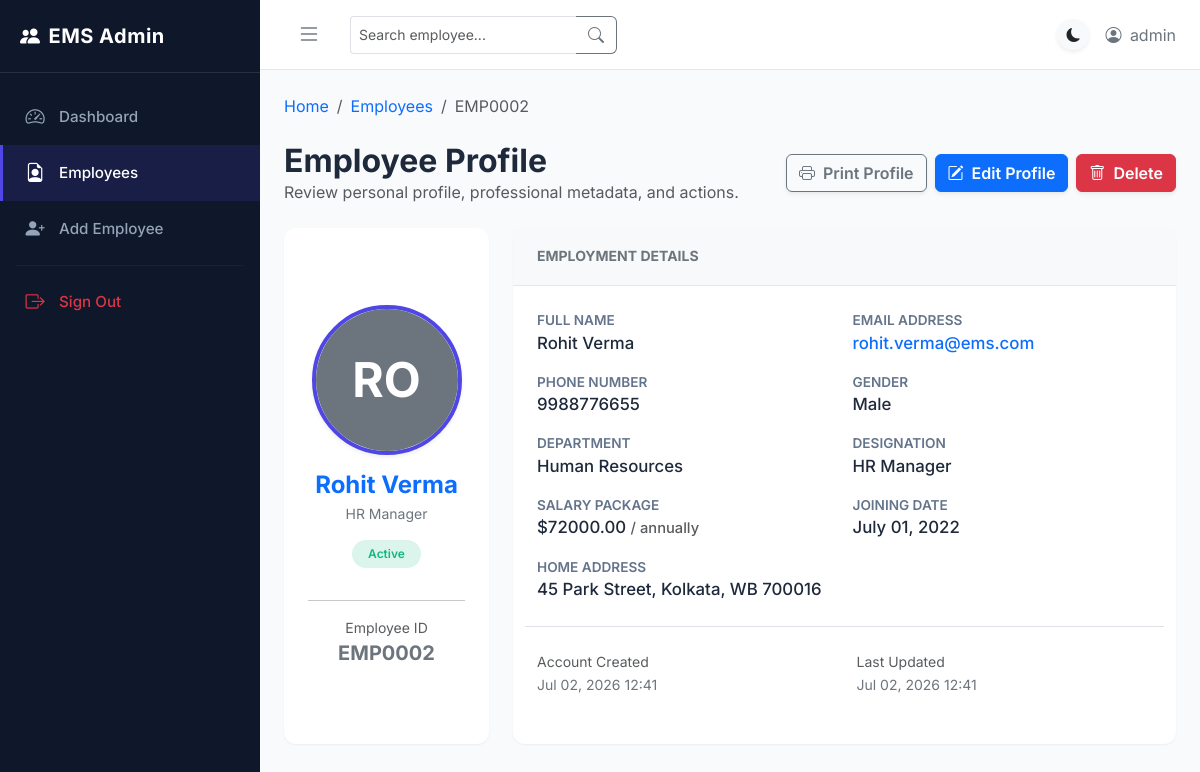
Page /employees/EMP0002/ (signed in) on the committed database.
### employee/models.py (models this page shows, shortened)
class Employee(models.Model):
    DEPARTMENT_CHOICES = [
        ('HR', 'Human Resources'),
        ('IT', 'Information Technology'),
        ('Finance', 'Finance'),
        ('Marketing', 'Marketing'),
        ('Sales', 'Sales'),
        ('Operations', 'Operations'),
    ]
    GENDER_CHOICES = [
        ('Male', 'Male'),
        ('Female', 'Female'),
        ('Other', 'Other'),
    ]
    STATUS_CHOICES = [
        ('Active', 'Active'),
        ('Inactive', 'Inactive'),
    ]
    id = models.CharField(max_length=20, primary_key=True, editable=False)
    name = models.CharField(max_length=100)
    email = models.EmailField(unique=True)
    phone = models.CharField(max_length=15)
    department = models.CharField(max_length=50, choices=DEPARTMENT_CHOICES)
    designation = models.CharField(max_length=100)
    salary = models.DecimalField(max_digits=10, decimal_places=2)
    gender = models.CharField(max_length=10, choices=GENDER_CHOICES)
    address = models.TextField()
    joining_date = models.DateField(default=timezone.now)
    status = models.CharField(max_length=10, choices=STATUS_CHOICES, default='Active')
    photo = models.ImageField(upload_to='employee_photos/', blank=True, null=True)
    created_at = models.DateTimeField(auto_now_add=True)
    updated_at = models.DateTimeField(auto_now=True)
    class Meta:
        ordering = ['-created_at']

### employee/views.py (the view)
# urls.py: path('employees/<str:pk>/', EmployeeDetailView.as_view(), name='employee_detail'),
class EmployeeDetailView(LoginRequiredMixin, DetailView):
    model = Employee
    template_name = 'employee/employee_detail.html'
    context_object_name = 'employee'

### employee/templates/employee/employee_detail.html (shortened to what this page needs)
{% extends 'employee/base.html' %}
{% block breadcrumb %}
<li class="breadcrumb-item"><a href="{% url 'employee_list' %}" class="text-decoration-none">Employees</a></li>
<li class="breadcrumb-item active" aria-current="page">{{ employee.id }}</li>
{% endblock %}
{% block content %}
<div class="d-flex justify-content-between align-items-center mb-4">
    <div>
        <h2 class="fw-bold mb-0">Employee Profile</h2>
        <p class="text-muted mb-0">Review personal profile, professional metadata, and actions.</p>
    </div>
    <div class="d-flex gap-2">
        <button onclick="window.print();" class="btn btn-outline-secondary fw-semibold shadow-sm">
            <i class="bi bi-printer me-1"></i> Print Profile
        </button>
        <a href="{% url 'employee_edit' employee.id %}" class="btn btn-primary fw-semibold shadow-sm">
            <i class="bi bi-pencil-square me-1"></i> Edit Profile
        </a>
        <a href="{% url 'employee_delete' employee.id %}" class="btn btn-danger fw-semibold shadow-sm">
            <i class="bi bi-trash me-1"></i> Delete
        </a>
    </div>
</div>
<div class="row g-4">
    <div class="col-12 col-md-4 col-xl-3">
        <div class="card card-custom h-100 text-center py-4">
            <div class="card-body d-flex flex-column align-items-center justify-content-center">
                <div class="profile-photo-container mb-3 shadow-sm">
                    {% if employee.photo %}
                        <img src="{{ employee.photo.url }}" alt="{{ employee.name }}">
                    {% else %}
                        <div class="w-100 h-100 bg-secondary d-flex align-items-center justify-content-center text-white" style="font-size: 3rem; font-weight: 700;">
                            {{ employee.name|slice:":2"|upper }}
                        </div>
                    {% endif %}
                </div>
                <h4 class="fw-bold text-primary mb-1">{{ employee.name }}</h4>
                <p class="text-secondary small mb-3">{{ employee.designation }}</p>
                {% if employee.status == 'Active' %}
                    <span class="badge-active mb-3 px-3 py-1.5">Active</span>
                {% else %}
                    <span class="badge-inactive mb-3 px-3 py-1.5">Inactive</span>
                {% endif %}
                <hr class="w-100 border-color my-3">
                <span class="text-muted small">Employee ID</span>
                <span class="fw-bold fs-5 text-secondary">{{ employee.id }}</span>
            </div>
        </div>
    </div>
    <div class="col-12 col-md-8 col-xl-9">
        <div class="card card-custom h-100">
            <div class="card-header bg-light">
                <h5 class="fw-bold text-secondary mb-0 small text-uppercase">Employment Details</h5>
            </div>
            <div class="card-body">
                <div class="row g-3">
                    <div class="col-12 col-sm-6">
                        <div class="profile-field-label">Full Name</div>
                        <div class="profile-field-value">{{ employee.name }}</div>
                    </div>
                    <div class="col-12 col-sm-6">
                        <div class="profile-field-label">Email Address</div>
                        <div class="profile-field-value"><a href="mailto:{{ employee.email }}" class="text-decoration-none text-primary">{{ employee.email }}</a></div>
                    </div>
                    <div class="col-12 col-sm-6">
                        <div class="profile-field-label">Phone Number</div>
                        <div class="profile-field-value">{{ employee.phone }}</div>
                    </div>
                    <div class="col-12 col-sm-6">
                        <div class="profile-field-label">Gender</div>
                        <div class="profile-field-value">{{ employee.gender }}</div>
                    </div>
                    <div class="col-12 col-sm-6">
                        <div class="profile-field-label">Department</div>
                        <div class="profile-field-value">{{ employee.get_department_display }}</div>
                    </div>
                    <div class="col-12 col-sm-6">
                        <div class="profile-field-label">Designation</div>
                        <div class="profile-field-value">{{ employee.designation }}</div>
                    </div>
                    <div class="col-12 col-sm-6">
                        <div class="profile-field-label">Salary Package</div>
                        <div class="profile-field-value">${{ employee.salary|floatformat:2 }} <span class="text-muted small">/ annually</span></div>
                    </div>
                    <div class="col-12 col-sm-6">
                        <div class="profile-field-label">Joining Date</div>
                        <div class="profile-field-value">{{ employee.joining_date|date:"F d, Y" }}</div>
                    </div>
                    <div class="col-12">
                        <div class="profile-field-label">Home Address</div>
                        <div class="profile-field-value">{{ employee.address }}</div>
                    </div>
                </div>
                <div class="row mt-4 pt-4 border-top">
                    <div class="col-12 col-sm-6">
                        <span class="text-muted small d-block">Account Created</span>
                        <span class="text-secondary small">{{ employee.created_at|date:"M d, Y H:i" }}</span>
                    </div>
                    <div class="col-12 col-sm-6">
                        <span class="text-muted small d-block">Last Updated</span>
                        <span class="text-secondary small">{{ employee.updated_at|date:"M d, Y H:i" }}</span>
                    </div>
                </div>
            </div>
        </div>
    </div>
</div>
{% endblock %}

### employee/templates/employee/base.html (shortened to what this page needs)
{% load static %}
<!DOCTYPE html>
<html lang="en">
<head>
    <link href="https://cdn.jsdelivr.net/npm/bootstrap@5.3.0/dist/css/bootstrap.min.css" rel="stylesheet">
    <link rel="stylesheet" href="https://cdn.jsdelivr.net/npm/bootstrap-icons@1.10.5/font/bootstrap-icons.css">
    <link rel="stylesheet" href="{% static 'css/styles.css' %}">
</head>
<body>
    <div id="wrapper">
        <aside id="sidebar">
            <div class="sidebar-header">
                <h5><i class="bi bi-people-fill me-2"></i>EMS Admin</h5>
            </div>
            <nav class="nav flex-column mt-3">
                <a class="nav-link {% if request.resolver_match.url_name == 'dashboard' %}active{% endif %}" href="{% url 'dashboard' %}">
                    <i class="bi bi-speedometer2"></i>
                    <span>Dashboard</span>
                </a>
                <a class="nav-link {% if request.resolver_match.url_name == 'employee_list' or request.resolver_match.url_name == 'employee_detail' or request.resolver_match.url_name == 'employee_edit' %}active{% endif %}" href="{% url 'employee_list' %}">
                    <i class="bi bi-file-earmark-person"></i>
                    <span>Employees</span>
                </a>
                <a class="nav-link {% if request.resolver_match.url_name == 'employee_add' %}active{% endif %}" href="{% url 'employee_add' %}">
                    <i class="bi bi-person-plus-fill"></i>
                    <span>Add Employee</span>
                </a>
                <hr class="mx-3 my-2" style="border-color: rgba(255,255,255,0.15);">
                {% if user.is_authenticated %}
                <a class="nav-link text-danger mt-auto sidebar-footer mb-3" href="{% url 'logout' %}">
                    <i class="bi bi-box-arrow-right"></i>
                    <span>Sign Out</span>
                </a>
                {% endif %}
            </nav>
        </aside>
        <div id="content-wrapper">
            <header class="topbar">
                <div class="d-flex align-items-center">
                    <button class="btn btn-link text-secondary me-3" id="sidebarToggle">
                        <i class="bi bi-list fs-4"></i>
                    </button>
                    <form class="d-none d-md-flex" action="{% url 'employee_search' %}" method="GET">
                        <div class="input-group">
                            <input type="text" name="q" class="form-control form-control-sm border-end-0" placeholder="Search employee..." value="{{ request.GET.q }}">
                            <button class="btn btn-outline-secondary border-start-0" type="submit">
                                <i class="bi bi-search"></i>
                            </button>
                        </div>
                    </form>
                </div>
                <div class="d-flex align-items-center gap-3">
                    <a href="#" class="btn btn-light btn-sm rounded-circle shadow-sm" id="darkModeToggle" title="Toggle Dark/Light Mode">
                        <i class="bi bi-moon-fill text-dark"></i>
                    </a>
                    {% if user.is_authenticated %}
                    <span class="text-secondary d-none d-sm-inline">
                        <i class="bi bi-person-circle me-1"></i> {{ user.username }}
                    </span>
                    {% endif %}
                </div>
            </header>
            <main class="main-content">
                <nav aria-label="breadcrumb" class="mb-4">
                    <ol class="breadcrumb">
                        <li class="breadcrumb-item"><a href="{% url 'dashboard' %}" class="text-decoration-none">Home</a></li>
                        {% block breadcrumb %}{% endblock %}
                    </ol>
                </nav>
                {% block content %}{% endblock %}
            </main>
        </div>
    </div>
</body>
</html>

### static/css/styles.css (style rules this page uses)
:root { --font-primary: 'Inter', sans-serif; --bg-app: #f8fafc; --bg-card: #ffffff; --bg-sidebar: #0f172a; --text-primary: #1e293b; --text-secondary: #64748b; --text-muted: #94a3b8; --border-color: #e2e8f0; --color-primary: #4f46e5; --color-primary-hover: #4338ca; --color-success: #10b981; --color-danger: #ef4444; --color-warning: #f59e0b; --color-info: #06b6d4; --shadow-sm: 0 1px 2px 0 rgba(0, 0, 0, 0.05); --shadow-md: 0 4px 6px -1px rgba(0, 0, 0, 0.1), 0 2px 4px -1px rgba(0, 0, 0, 0.06); --shadow-lg: 0 10px 15px -3px rgba(0, 0, 0, 0.1), 0 4px 6px -2px rgba(0, 0, 0, 0.05); --sidebar-width: 260px; --sidebar-collapsed-width: 70px; }
body { font-family: var(--font-primary); background-color: var(--bg-app); color: var(--text-primary); transition: background-color 0.3s ease, color 0.3s ease; overflow-x: hidden; }
#wrapper { display: flex; min-height: 100vh; }
#sidebar { width: var(--sidebar-width); background-color: var(--bg-sidebar); color: #f8fafc; transition: all 0.3s ease; z-index: 1000; display: flex; flex-direction: column; }
#sidebar .sidebar-header { padding: 1.5rem 1.25rem; border-bottom: 1px solid rgba(255, 255, 255, 0.1); display: flex; align-items: center; justify-content: space-between; }
#sidebar .sidebar-header h5 { font-weight: 700; letter-spacing: 0.5px; margin: 0; color: #ffffff; }
#sidebar .nav-link { color: #94a3b8; padding: 0.85rem 1.25rem; font-weight: 500; font-size: 0.95rem; display: flex; align-items: center; border-left: 3px solid transparent; transition: all 0.2s ease; }
#sidebar .nav-link i { font-size: 1.2rem; margin-right: 0.75rem; width: 24px; text-align: center; }
#sidebar .nav-link.active { color: #ffffff; background-color: rgba(79, 70, 229, 0.15); border-left-color: var(--color-primary); }
#content-wrapper { flex-grow: 1; display: flex; flex-direction: column; width: calc(100% - var(--sidebar-width)); min-height: 100vh; transition: all 0.3s ease; }
.topbar { background-color: var(--bg-card); height: 70px; border-bottom: 1px solid var(--border-color); padding: 0 1.5rem; display: flex; align-items: center; justify-content: space-between; transition: background-color 0.3s ease, border-color 0.3s ease; }
.main-content { flex-grow: 1; padding: 1.5rem; }
.card-custom { border: none; border-radius: 12px; background-color: var(--bg-card); box-shadow: var(--shadow-sm); transition: background-color 0.3s ease; margin-bottom: 1.5rem; }
.card-custom .card-header { background-color: transparent; border-bottom: 1px solid var(--border-color); padding: 1.25rem 1.5rem; font-weight: 600; color: var(--text-primary); }
.card-custom .card-body { padding: 1.5rem; }
.badge-active { background-color: rgba(16, 185, 129, 0.15); color: var(--color-success); font-weight: 600; font-size: 0.75rem; padding: 0.4em 0.8em; border-radius: 50px; }
.profile-photo-container { position: relative; width: 150px; height: 150px; border-radius: 50%; overflow: hidden; border: 4px solid var(--color-primary); background-color: #f1f5f9; }
.profile-field-label { font-weight: 600; color: var(--text-secondary); font-size: 0.85rem; text-transform: uppercase; }
.profile-field-value { color: var(--text-primary); font-size: 1.05rem; font-weight: 500; }

### rows in the picture
Employee: id "EMP0002", name "RO", name "Rohit Verma", designation "HR Manager", email "rohit.verma@ems.com", phone "9988776655", gender "Male", department "Human Resources", salary "72000.00", joining_date "July 01, 2022", address "45 Park Street, Kolkata, WB 700016", created_at "Jul 02, 2026 12:41", updated_at "Jul 02, 2026 12:41"

### other values in the picture
{{ user.username }} "admin"
